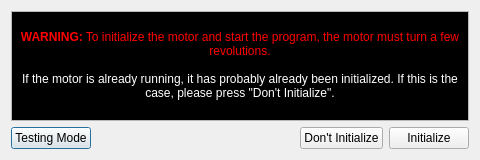
<?xml version="1.0" encoding="UTF-8"?>
<ui version="4.0">
 <class>InitWindow</class>
 <widget class="QDialog" name="InitWindow">
  <property name="geometry">
   <rect>
    <x>0</x>
    <y>0</y>
    <width>480</width>
    <height>160</height>
   </rect>
  </property>
  <property name="windowTitle">
   <string>Warning</string>
  </property>
  <layout class="QVBoxLayout" name="verticalLayout">
   <item>
    <widget class="QTextBrowser" name="textBrowser">
     <property name="palette">
      <palette>
       <active>
        <colorrole role="Base">
         <brush brushstyle="SolidPattern">
          <color alpha="255">
           <red>0</red>
           <green>0</green>
           <blue>0</blue>
          </color>
         </brush>
        </colorrole>
       </active>
       <inactive>
        <colorrole role="Base">
         <brush brushstyle="SolidPattern">
          <color alpha="255">
           <red>0</red>
           <green>0</green>
           <blue>0</blue>
          </color>
         </brush>
        </colorrole>
       </inactive>
       <disabled>
        <colorrole role="Base">
         <brush brushstyle="SolidPattern">
          <color alpha="255">
           <red>212</red>
           <green>208</green>
           <blue>200</blue>
          </color>
         </brush>
        </colorrole>
       </disabled>
      </palette>
     </property>
     <property name="html">
      <string>&lt;!DOCTYPE HTML PUBLIC &quot;-//W3C//DTD HTML 4.0//EN&quot; &quot;http://www.w3.org/TR/REC-html40/strict.dtd&quot;&gt;
&lt;html&gt;&lt;head&gt;&lt;meta name=&quot;qrichtext&quot; content=&quot;1&quot; /&gt;&lt;style type=&quot;text/css&quot;&gt;
p, li { white-space: pre-wrap; }
&lt;/style&gt;&lt;/head&gt;&lt;body style=&quot; font-family:'Sans Serif'; font-size:9pt; font-weight:400; font-style:normal;&quot; bgcolor=&quot;#000000&quot;&gt;
&lt;p align=&quot;center&quot; style=&quot;-qt-paragraph-type:empty; margin-top:0px; margin-bottom:0px; margin-left:0px; margin-right:0px; -qt-block-indent:0; text-indent:0px;&quot;&gt;&lt;br /&gt;&lt;/p&gt;
&lt;p align=&quot;center&quot; style=&quot; margin-top:0px; margin-bottom:0px; margin-left:0px; margin-right:0px; -qt-block-indent:0; text-indent:0px;&quot;&gt;&lt;span style=&quot; font-weight:600; color:#ff0000;&quot;&gt;WARNING:&lt;/span&gt;&lt;span style=&quot; color:#ff0000;&quot;&gt; To initialize the motor and start the program, the motor must turn a few revolutions.&lt;/span&gt;&lt;/p&gt;
&lt;p align=&quot;center&quot; style=&quot;-qt-paragraph-type:empty; margin-top:0px; margin-bottom:0px; margin-left:0px; margin-right:0px; -qt-block-indent:0; text-indent:0px; color:#ff0000;&quot;&gt;&lt;br /&gt;&lt;/p&gt;
&lt;p align=&quot;center&quot; style=&quot; margin-top:0px; margin-bottom:0px; margin-left:0px; margin-right:0px; -qt-block-indent:0; text-indent:0px;&quot;&gt;&lt;span style=&quot; color:#ffffff;&quot;&gt;If the motor is already running, it has probably already been initialized. If this is the case, please press &amp;quot;Don't Initialize&amp;quot;.&lt;/span&gt;&lt;/p&gt;&lt;/body&gt;&lt;/html&gt;</string>
     </property>
    </widget>
   </item>
   <item>
    <layout class="QHBoxLayout" name="horizontalLayout">
     <item>
      <widget class="QPushButton" name="entertesting_button">
       <property name="text">
        <string>Testing Mode</string>
       </property>
      </widget>
     </item>
     <item>
      <spacer name="horizontalSpacer">
       <property name="orientation">
        <enum>Qt::Horizontal</enum>
       </property>
       <property name="sizeHint" stdset="0">
        <size>
         <width>40</width>
         <height>20</height>
        </size>
       </property>
      </spacer>
     </item>
     <item>
      <widget class="QPushButton" name="dontinit_button">
       <property name="text">
        <string>Don't Initialize</string>
       </property>
      </widget>
     </item>
     <item>
      <widget class="QPushButton" name="init_button">
       <property name="text">
        <string>Initialize</string>
       </property>
      </widget>
     </item>
    </layout>
   </item>
  </layout>
 </widget>
 <resources/>
 <connections/>
</ui>
